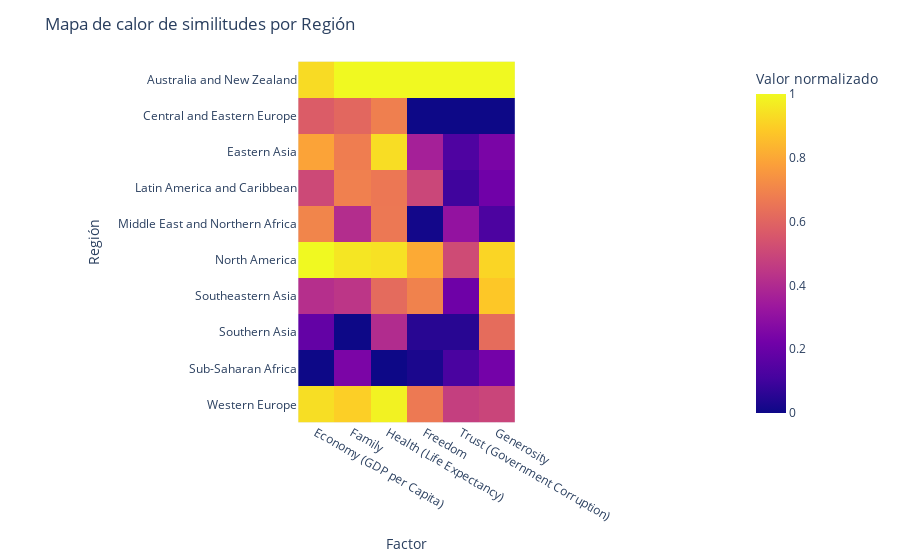

The notebook cell saved with this chart:
### Markdown cell above
RESPUESTA

### Code cell
df_region = df.groupby("Region")[factores].mean().reset_index()

# Normalización por región
df_region_norm = df_region.copy()
df_region_norm[factores] = (df_region[factores] - df_region[factores].min()) / (df_region[factores].max() - df_region[factores].min())

# Heatmap por regiones
fig5 = px.imshow(
    df_region_norm[factores].values,
    labels=dict(x="Factor", y="Región", color="Valor normalizado"),
    x=factores,
    y=df_region_norm["Region"],
    color_continuous_scale="Plasma"
)

fig5.update_layout(title="Mapa de calor de similitudes por Región")
fig5.show()

### Figure 1 — Plotly figure (JSON) as saved in the notebook; plotly's stock layout.template omitted (floating-point values rounded to 4 significant figures)
{"data": [{"coloraxis": "coloraxis", "hovertemplate": "Factor: %{x}<br>Región: %{y}<br>Valor normalizado: %{z}<extra></extra>", "name": "0", "type": "heatmap", "x": ["Economy (GDP per Capita)", "Family", "Health (Life Expectancy)", "Freedom", "Trust (Government Corruption)", "Generosity"], "xaxis": "x", "y": ["Australia and New Zealand", "Central and Eastern Europe", "Eastern Asia", "Latin America and Caribbean", "Middle East and Northern Africa", "North America", "Southeastern Asia", "Southern Asia", "Sub-Saharan Africa", "Western Europe"], "yaxis": "y", "z": [[0.9301, 1.0, 1.0, 1.0, 1.0, 1.0], [0.5735, 0.6093, 0.6845, 0.0, 0.0, 0.0], [0.7871, 0.6787, 0.9332, 0.3631, 0.134, 0.2429], [0.5065, 0.6866, 0.6611, 0.4998, 0.09963, 0.2162], [0.7006, 0.4112, 0.6638, 0.01213, 0.3104, 0.1258], [1.0, 0.9558, 0.9431, 0.8056, 0.5147, 0.9151], [0.417, 0.4411, 0.6195, 0.6927, 0.211, 0.881], [0.1837, 0.0, 0.4054, 0.0525, 0.05182, 0.6242], [0.0, 0.2447, 0.0, 0.02674, 0.1215, 0.2273], [0.9369, 0.8996, 0.983, 0.6677, 0.473, 0.4945]]}], "layout": {"coloraxis": {"colorbar": {"title": {"text": "Valor normalizado"}}, "colorscale": [[0, "#0d0887"], [0.1111, "#46039f"], [0.2222, "#7201a8"], [0.3333, "#9c179e"], [0.4444, "#bd3786"], [0.5556, "#d8576b"], [0.6667, "#ed7953"], [0.7778, "#fb9f3a"], [0.8889, "#fdca26"], [1, "#f0f921"]]}, "margin": {"t": 60}, "title": {"text": "Mapa de calor de similitudes por Región"}, "xaxis": {"anchor": "y", "constrain": "domain", "domain": [0, 1], "scaleanchor": "y", "title": {"text": "Factor"}}, "yaxis": {"anchor": "x", "autorange": "reversed", "constrain": "domain", "domain": [0, 1], "title": {"text": "Región"}}}}
